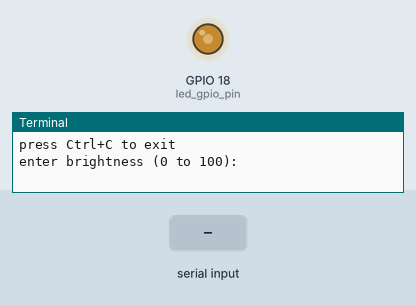
Recording of a program running on a simulated Raspberry Pi (BCM pin numbers). Shown: output pins drawn as LEDs (lit = HIGH), the last lines printed to the terminal. Inputs (shaded band) come from the test bench.

Above: at 1.2 s.
1.3 s: "5" typed at the terminal
At 2.3 s:
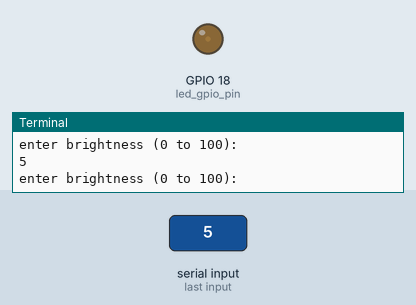
2.8 s: "90" typed at the terminal
At 3.4 s:
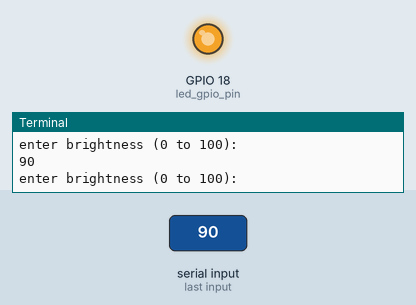
4.3 s: "0" typed at the terminal
At 5.7 s:
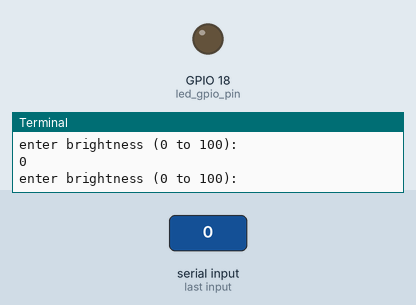
Timing chart, 0 to 7.3 s (numbered marks = the images above; inputs shaded):
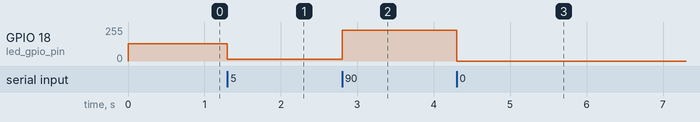

Measured:
- after the input at 1.3 s, GPIO 18 (led_gpio_pin): 128/255 → 13/255 at once
- after the input at 2.8 s, GPIO 18 (led_gpio_pin): 13/255 → 230/255 at once
- after the input at 4.3 s, GPIO 18 (led_gpio_pin): 230/255 → 0/255 at once

The program:

LED_PWM.py
```python
# LED_PWM.py

# use the circuit from "LED_PWM.png"

import RPi.GPIO as GPIO

###################################################################################################
def main():
    GPIO.setmode(GPIO.BCM)      # use GPIO pin numbering, not physical pin numbering

    led_gpio_pin = 18

    GPIO.setup(led_gpio_pin, GPIO.OUT)

    pwmObject = GPIO.PWM(led_gpio_pin, 500)         # frequency = 500 Hz

    pwmObject.start(50)             # initial duty cycle = 50%

    print "press Ctrl+C to exit"

    while True:
        strDutyCycle = raw_input("enter brightness (0 to 100): ")
        intDutyCycle = int(strDutyCycle)
        pwmObject.ChangeDutyCycle(intDutyCycle)
    # end while

    return
# end main

###################################################################################################
if __name__ == "__main__":
    main()
```
